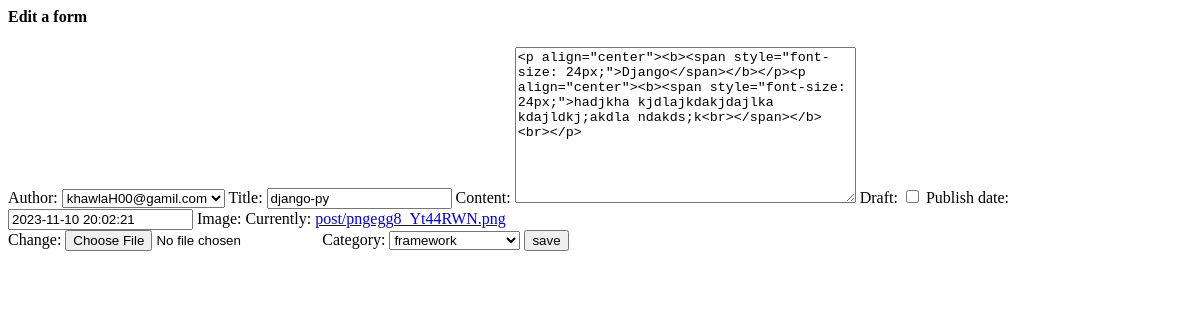
The page /posts/7/edit on the database as committed earlier.
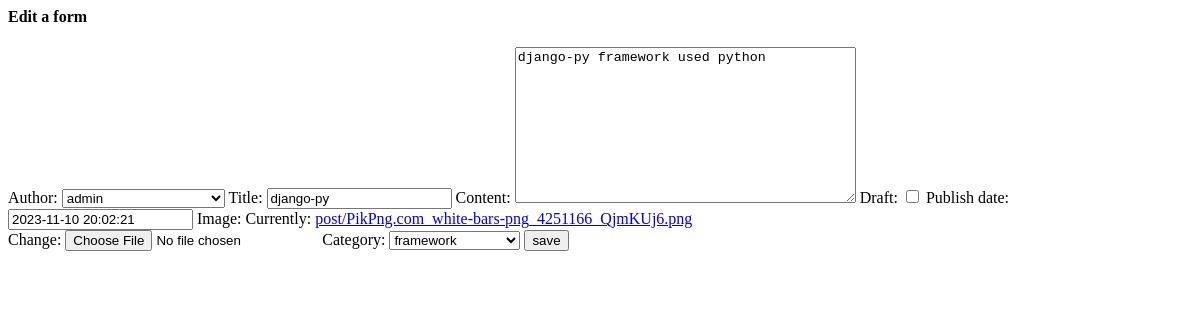
The same page on the database as committed later.
### posts/models.py (models this page shows, shortened)
class Post(models.Model):
    author=models.ForeignKey(User,related_name='post_author',on_delete=models.CASCADE)
    title=models.CharField(max_length=100)
    content=models.TextField(max_length=20000)
    draft=models.BooleanField(default=True)
    publish_date=models.DateTimeField()
    tags = TaggableManager()
    image=models.ImageField(upload_to='post')
    category=models.ForeignKey('Category',related_name='post_category',on_delete=models.SET_NULL,null=True)
    """ publish_date2=models.DateTimeField(auto_now=True)
     """

### posts/views.py (the view)
# urls.py: path('posts/<int:pk>/edit',EditPost.as_view()),
class EditPost(UpdateView):
    model=Post
    fields='__all__'                  #instaed of forms file
    success_url='/posts/'             #instead of redirect
    template_name='posts/edit.html'

### posts/models.py (called while the page is built)
    def __str__(self):
        return self.name

### posts/templates/posts/edit.html
<h4>Edit a form</h4>
<form method="post" enctype="multipart/form-data">
  {% csrf_token%} {{form}}
  <input type="submit" value="save" />
</form>

Rows that differ between the two databases and show on the page:
changed Post "django-py": author "khawlaH00@gamil.com" → "admin"; content "<p align=\"center\"><b><span style=\"font-size: 24px;\">Django</span></b></p><p align=\"center\"><b><span style=\"font-size: 24px;\">hadjkha kjdlajkdakjdajlka kdajldkj;akdla ndakds;k<br></span></b><br></p>" → "django-py framework used python"
Other text that changed with them:
text no longer shown: "Author: Title: Content: Draft: Publish date: Image: Currently: post/pngegg8_Yt44RWN.png Change: Category:"
text now shown: "Author: Title: Content: Draft: Publish date: Image: Currently: post/PikPng.com_white-bars-png_4251166_QjmKUj6.png Change: Category:"
